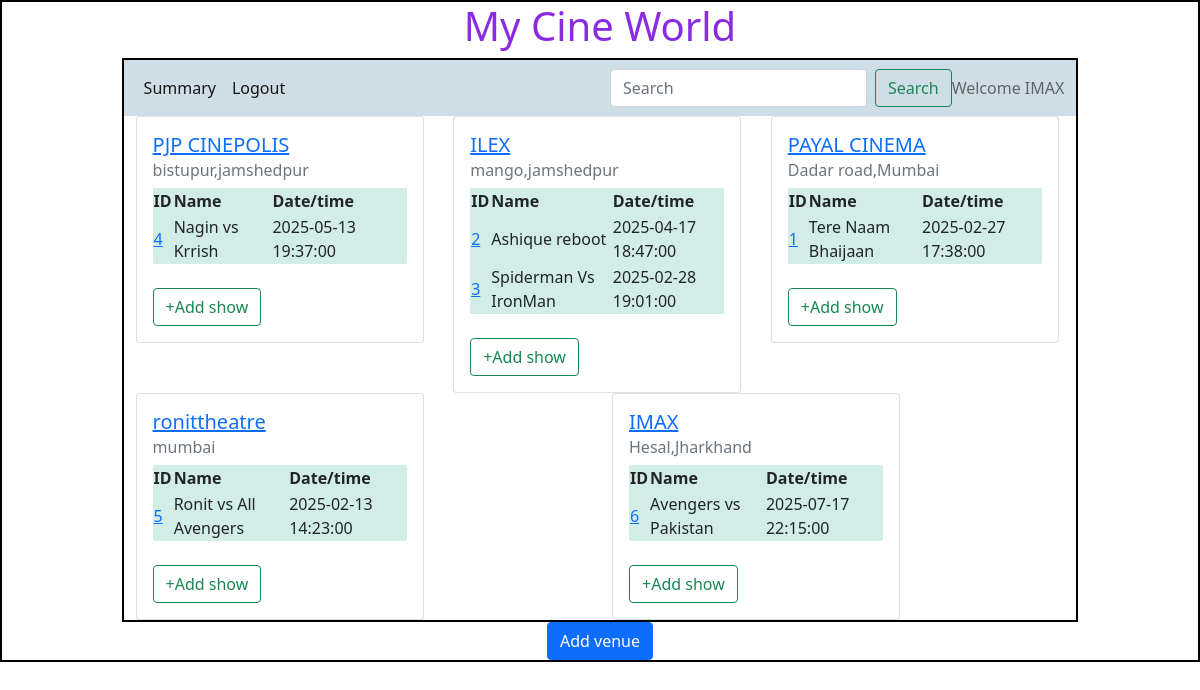
The app's page /admin/IMAX with its own data.
### backend/models.py (models this page shows)
class Theatre(db.Model):
    __tablename__="theatre"
    id=db.Column(db.Integer,primary_key=True)
    name=db.Column(db.String,nullable=False)
    location=db.Column(db.String,nullable=False)
    pin_code=db.Column(db.Integer,nullable=False)
    capacity=db.Column(db.Integer,nullable=False)
    show=db.relationship("Show",cascade="all,delete",backref="theatre",lazy=True) #theater can acess all of his show

class Show(db.Model):
    __tablename__="show"
    id=db.Column(db.Integer,primary_key=True)
    name=db.Column(db.String,nullable=False)
    tags=db.Column(db.String,nullable=False)
    rating=db.Column(db.Integer,default=0)
    ticket_price=db.Column(db.Float,default=0.0)
    date_time=db.Column(db.DateTime,nullable=False)
    theatre_id=db.Column(db.Integer,db.ForeignKey("theatre.id"),nullable=False)
    tickets=db.relationship("Ticket",cascade="all,delete",backref="show",lazy=True)#show can access all of his tickets

### backend/controller.py (the view)
@app.route("/admin/<name>")
def admin_dashboard(name):
    theatres =get_theatres()
    return render_template("admin_dashboard.html",name=name,theatres=theatres)

### backend/controller.py (called while the page is built)
def get_theatres():
    theatres=Theatre.query.all()
    return theatres

### templates/admin_dashboard.html (shortened to what this page needs)
<!DOCTYPE html>
<html lang="en">
<head>
    <link rel="stylesheet" href="/static/styles/style.css">
    <link href="https://cdn.jsdelivr.net/npm/bootstrap@5.0.2/dist/css/bootstrap.min.css" rel="stylesheet">
</head>
<body>
    <div id="container">
      <h1 id="heading">My Cine World</h1>
        <div id="panel">
          <nav class="navbar navbar-expand-lg navbar-light" style="background-color: #cfdde7;" >
            <div class="container-fluid">
              <div  class="collapse navbar-collapse" id="navbarText">
                <ul class="navbar-nav me-auto mb-2 mb-lg-0">
                  <li class="nav-item">
                    <a class="nav-link active" aria-current="page" href="#">Summary</a>
                  </li>
                  <li class="nav-item">
                    <a class="nav-link active" href="/login">Logout</a>
                  </li>
                </ul>
                <form class="d-flex" method="POST" action="/search/{{name}}">
                  <input class="form-control me-2" type="search" placeholder="Search" aria-label="Search" name="search_txt" id="search_txt">
                  <button class="btn btn-outline-success" type="submit">Search</button>
                </form>
                <span class="navbar-text">
                  Welcome {{name}}
                </span>
              </div>
            </div>
          </nav>
     <div class="container">
      {%if theatres%}
      <div class="row">
        {%for theatre in theatres%}
        <div class="col">
          <div class="card" style="width: 18rem;">
              <div class="card-body">
                <div id="theatre-name"><h5 class="card-title"><a href="#">{{theatre.name}}</a></h5></div>
                <h6 class="card-subtitle mb-2 text-muted">{{theatre.location}}</h6>
                {%if theatre.show%}
                <table id="show-table">
                  <tr>
                    <th>ID</th>
                    <th>Name</th>
                    <th>Date/time</th>
                  </tr>
                  {%for show in theatre.show%}
                  <tr>
                    <td><a href="#">{{show.id}}</a></td>
                    <td>{{show.name}}</td>
                    <td>{{show.date_time}}</td>
                  </tr>
                  {%endfor%}
                </table>
                {%else%}
                <p>No show here</p>
                {%endif%}
                <br>
                <a href="/show/{{theatre.id}}/{{name}}" type="button" class="btn btn-outline-success">+Add show</a>
              </div>
            </div>
        </div>
        {%endfor%}
      </div>
      {%else%}
      <h3>No Venue available</h3>
      {%endif%}
    </div>
        </div>
        <div class="d-flex justify-content-md-center">
          <a href="/venue/{{name}}" type="button"  class="btn btn-primary  d-flex justify-content-center">Add venue</a>
        </div>
    </div>
</body>
</html>

### static/styles/style.css (style rules this page uses)
* { margin: 0px; }
#container,#panel { border: 2px solid black; }
#panel { width: 80%; height: auto; margin: auto; }
#heading { color: blueviolet; text-align: center; }
#show-table { background-color: rgb(210, 237, 229); border-radius: 2px; }
#theatre-name { color: rgb(0, 128, 60); }

### records on screen
Theatre: name "IMAX", location "Hesal,Jharkhand"
Theatre: name "PJP CINEPOLIS", location "bistupur,jamshedpur"
Show: id "4", name "Nagin vs Krrish", date_time "2025-05-13 19:37:00"
Theatre: name "ILEX", location "mango,jamshedpur"
Show: id "2", name "Ashique reboot", date_time "2025-04-17 18:47:00"
Show: id "3", name "Spiderman Vs IronMan", date_time "2025-02-28 19:01:00"
Theatre: name "PAYAL CINEMA", location "Dadar road,Mumbai"
Show: id "1", name "Tere Naam Bhaijaan", date_time "2025-02-27 17:38:00"
Theatre: name "ronittheatre", location "mumbai"
Show: id "5", name "Ronit vs All Avengers", date_time "2025-02-13 14:23:00"
Show: id "6", name "Avengers vs Pakistan", date_time "2025-07-17 22:15:00"
